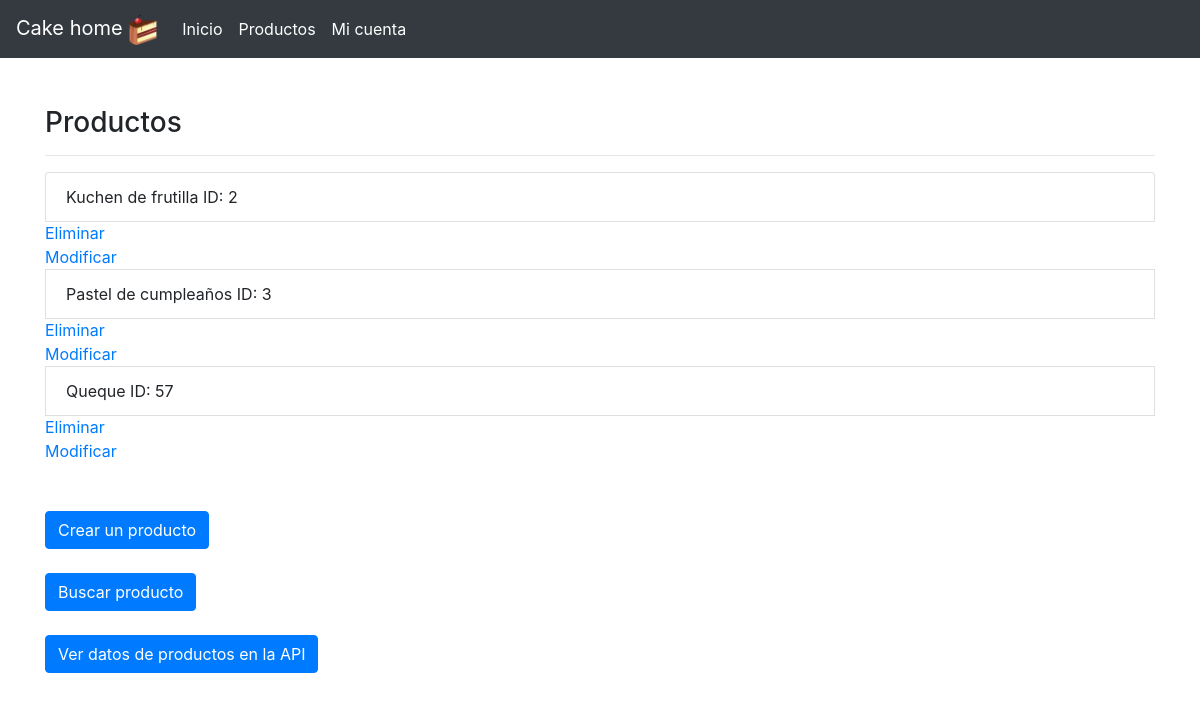
Page /pasteleria/productos on the earlier database version.
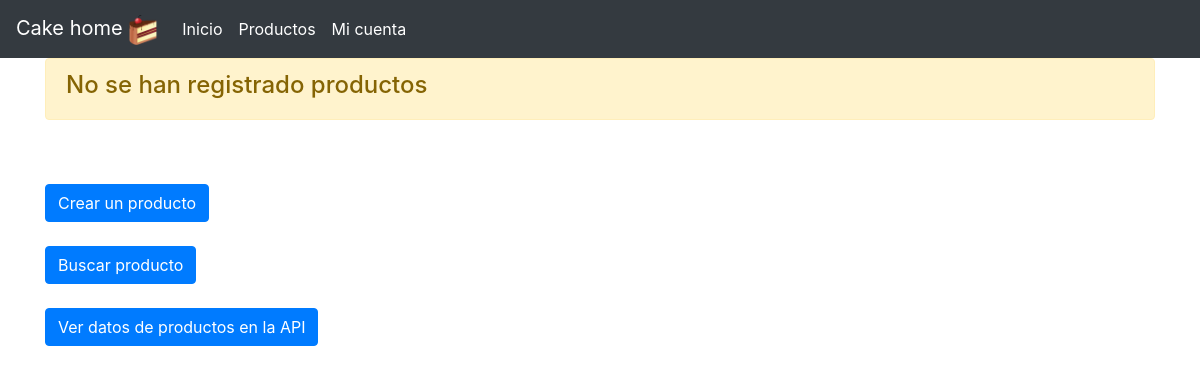
Same page on the later database version.
### pasteleria/models.py (models this page shows, shortened)
class Producto(models.Model):
	producto = models.CharField(max_length=30)
	precio = models.IntegerField(default=0)
	descripcion = models.CharField(max_length=30)
	sabor = models.CharField(max_length=20)
	cantidad = models.IntegerField(default=0)

### pasteleria/views.py (the view)
# urls.py: path('productos', views.productos, name='productos'),
def productos(request):
    listado = Producto.objects.all()
    context = {'listado':listado}
    return render(request, 'pasteleria/index.html', context)

### pasteleria/templates/pasteleria/index.html (shortened to what this page needs)
<link rel="stylesheet" href="https://stackpath.bootstrapcdn.com/bootstrap/4.3.1/css/bootstrap.min.css">
{% load static %}
<div id="menu-principal">
<nav class="navbar navbar-expand-md navbar-dark bg-dark">
    {% load static %}
    <a href='{% static "pasteleria/css/estilos.css"%}' id="menu-titulo" class="navbar-brand text white">
        Cake home
        <img  src='{% static "pasteleria/img/logo.png" %}' width="30 px" height="30px">
      </a>
      <div class="collapse navbar-collapse" id="navbarSupportedContent">
        <ul class="navbar-nav mr-auto">
            <li id="incio" class="nav-item active">
                <a href="http://localhost:8000/pasteleria/" id="menu-home" class="nav-link">Inicio</a>
            </li>
            <li  class="nav-item active">
                <a href="http://localhost:8000/pasteleria/productos" id="menu-productos" class="nav-link">Productos</a>
            </li>
            <li class="nav-item active">
                <a href="{% url 'pasteleria:iniciar_sesion' %}" id="miCuenta" class="nav-link">Mi cuenta</a>
            </li>
        </ul>
    </div>
</nav>
</div>
  {% if listado %}
    <div class="container">
        <br><br>
        <h3>Productos</h3>
        <hr>
        <ul class="list-group">
            {% for p in listado %}
                <li class="list-group-item">{{ p.producto }} ID: {{ p.id }}</li>
                <a href="{% url 'pasteleria:eliminar' p.id %}">Eliminar</a>
                <a href="{% url 'pasteleria:modificar' p.id %}">Modificar</a>
            {% endfor %}
            </ul>
        {% else %}
        <div class="container">
            <div class="alert alert-warning">
                <h4>No se han registrado productos</h4>
            </div>
        </div>
         {% endif %}
    </div>
<div class="container"><a class="btn btn-primary" href="{% url 'pasteleria:frm_agregar_producto' %}">Crear un producto</a>
    <br>
    <br>
    <a class="btn btn-primary" href="{% url 'pasteleria:frm_buscar_producto' %}">Buscar producto</a>
    <br>
    <br>
    <a class="btn btn-primary" href="http://localhost:8000/apiProductos/">Ver datos de productos en la API</a>
</div>

Differences in the rows shown:
removed Producto: producto "Kuchen de frutilla", id "2"
removed Producto: producto "Pastel de cumpleaños", id "3"
removed Producto: producto "Queque", id "57"
Other differences:
text no longer shown: "Productos"
text now shown: "No se han registrado productos"
